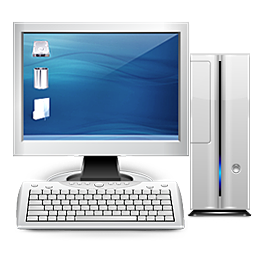
#> input picture Week 7 - Data Modelling and Fitting & Time Series/computer.png, 256 x 256 px
$ python 'Lab 7 Practical Challenges.py'
#> lines starting #> are read from the running program, lines starting #| are printed output that depends on the picture
# -*- coding: utf-8 -*-
"""
Created on Mon Mar  6 11:20:24 2023

@author: User
"""

# Lab 7 Practical Challenges

import numpy as np
import matplotlib.pyplot as plt
from PIL import Image

mean = 0
sigma = 10

# Random number generator based off of a Gaussian distribution
noise = np.random.normal(mean,sigma, [256,256])

# Plotting
plt.figure()
plt.imshow(noise)
plt.colorbar()
plt.show()
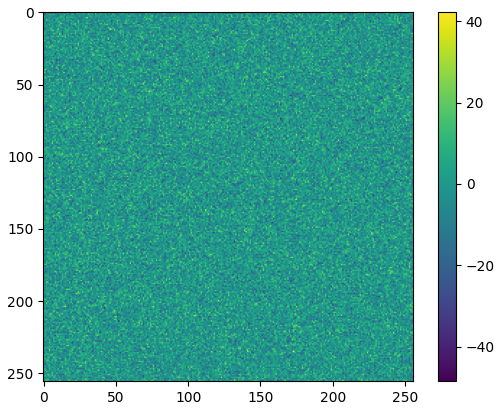
#> figure drawn by matplotlib, 2 panels

##############################################################################

image = Image.open("computer.png")
#> image is the input picture: PIL image 256x256 RGBA; mean R, G, B, A 163.4, 176.7, 189.1, 168.3
g_noise = np.ones_like(image)

# Plotting
plt.figure()
plt.imshow(image)
plt.show()
plt.title("Normal computer")
print(image)
#| <PIL.PngImagePlugin.PngImageFile image mode=RGBA size=256x256 at 0x7FE24E275C90>

for i in range(4):
    g_noise[:,:,i] = noise
noise_image = np.array(image) + g_noise
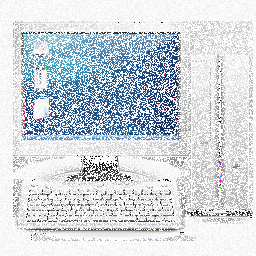
#> noise_image: shape (256, 256, 4); mean R, G, B, A 139.7, 152.4, 164.6, 128.2; transparent parts drawn white

# Plotting
plt.figure()
plt.imshow(noise_image)
plt.title("Computer with noise")
plt.show()

######################################################################

three_sig = np.where(noise > 30,1,0)
print(100 * np.sum(three_sig)/(256*256))

######################################################################

noise_image = np.array(noise_image)
plt.figure()
plt.imshow(noise_image[:,:,0])
plt.title("Computer with 'greyscale'")
plt.show()
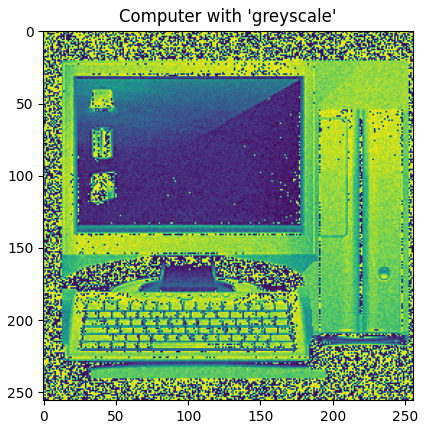
#> figure drawn by matplotlib, 1 panel

######################################################################

mask = np.where(noise_image[:,:,0] > 30,1,0)
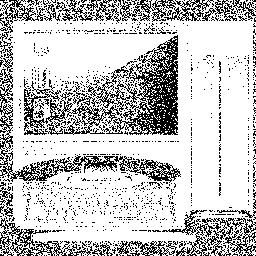
#> mask: shape (256, 256) int64; values 0 (black) and 1 (white), 77% white; black in thin lines or dots
plt.figure()
plt.imshow(mask)
plt.title("Computer with mask")
plt.show()
